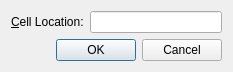
<?xml version="1.0" encoding="UTF-8"?>
<ui version="4.0">
 <class>GoToCellDialog</class>
 <widget class="QDialog" name="GoToCellDialog">
  <property name="geometry">
   <rect>
    <x>0</x>
    <y>0</y>
    <width>233</width>
    <height>70</height>
   </rect>
  </property>
  <property name="windowTitle">
   <string>Go to Cell</string>
  </property>
  <layout class="QVBoxLayout" name="verticalLayout">
   <item>
    <layout class="QHBoxLayout" name="horizontalLayout">
     <item>
      <widget class="QLabel" name="label">
       <property name="text">
        <string>&amp;Cell Location:</string>
       </property>
       <property name="buddy">
        <cstring>lineEdit</cstring>
       </property>
      </widget>
     </item>
     <item>
      <widget class="QLineEdit" name="lineEdit"/>
     </item>
    </layout>
   </item>
   <item>
    <widget class="QDialogButtonBox" name="buttonBox">
     <property name="standardButtons">
      <set>QDialogButtonBox::Cancel|QDialogButtonBox::Ok</set>
     </property>
    </widget>
   </item>
  </layout>
 </widget>
 <layoutdefault spacing="6" margin="11"/>
 <resources/>
 <connections/>
</ui>
